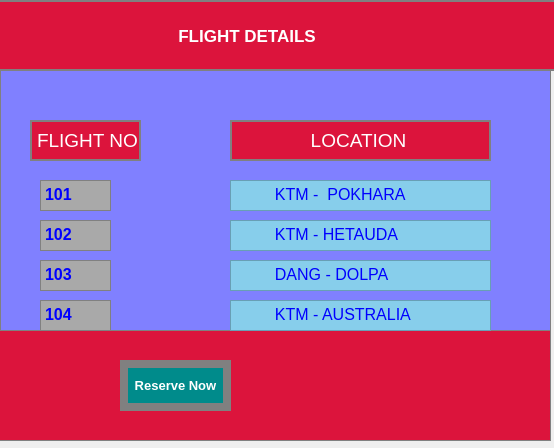
<?xml version="1.0" encoding="UTF-8"?>
<ui version="4.0">
 <class>flightsdetails</class>
 <widget class="QDialog" name="flightsdetails">
  <property name="geometry">
   <rect>
    <x>0</x>
    <y>0</y>
    <width>554</width>
    <height>448</height>
   </rect>
  </property>
  <property name="windowTitle">
   <string>Dialog</string>
  </property>
  <widget class="QLabel" name="label_2">
   <property name="geometry">
    <rect>
     <x>56</x>
     <y>112</y>
     <width>51</width>
     <height>31</height>
    </rect>
   </property>
   <property name="text">
    <string/>
   </property>
  </widget>
  <widget class="QPlainTextEdit" name="plainTextEdit">
   <property name="geometry">
    <rect>
     <x>230</x>
     <y>180</y>
     <width>261</width>
     <height>31</height>
    </rect>
   </property>
   <property name="font">
    <font>
     <pointsize>12</pointsize>
     <weight>50</weight>
     <bold>false</bold>
    </font>
   </property>
   <property name="styleSheet">
    <string notr="true">QPlainTextEdit {
  background-color: rgb( 135,206,235);
  color: blue; 

}</string>
   </property>
   <property name="plainText">
    <string>         KTM -  POKHARA</string>
   </property>
  </widget>
  <widget class="QPlainTextEdit" name="plainTextEdit_2">
   <property name="geometry">
    <rect>
     <x>230</x>
     <y>220</y>
     <width>261</width>
     <height>31</height>
    </rect>
   </property>
   <property name="font">
    <font>
     <pointsize>12</pointsize>
    </font>
   </property>
   <property name="styleSheet">
    <string notr="true">QPlainTextEdit {
  background-color: rgb( 135,206,235);
  color: blue; 

}</string>
   </property>
   <property name="plainText">
    <string>         KTM - HETAUDA</string>
   </property>
  </widget>
  <widget class="QPlainTextEdit" name="plainTextEdit_4">
   <property name="geometry">
    <rect>
     <x>230</x>
     <y>300</y>
     <width>261</width>
     <height>31</height>
    </rect>
   </property>
   <property name="font">
    <font>
     <pointsize>12</pointsize>
    </font>
   </property>
   <property name="styleSheet">
    <string notr="true">QPlainTextEdit {
  background-color: rgb( 135,206,235);
  color: blue; 

}</string>
   </property>
   <property name="plainText">
    <string>         KTM - AUSTRALIA</string>
   </property>
  </widget>
  <widget class="QTextEdit" name="textEdit">
   <property name="geometry">
    <rect>
     <x>40</x>
     <y>180</y>
     <width>71</width>
     <height>31</height>
    </rect>
   </property>
   <property name="styleSheet">
    <string notr="true">QTextEdit {
  background-color: rgb( 169,169,169);
  color: blue; 
  border: 0.5px solid gray;
}</string>
   </property>
   <property name="html">
    <string>&lt;!DOCTYPE HTML PUBLIC &quot;-//W3C//DTD HTML 4.0//EN&quot; &quot;http://www.w3.org/TR/REC-html40/strict.dtd&quot;&gt;
&lt;html&gt;&lt;head&gt;&lt;meta name=&quot;qrichtext&quot; content=&quot;1&quot; /&gt;&lt;style type=&quot;text/css&quot;&gt;
p, li { white-space: pre-wrap; }
&lt;/style&gt;&lt;/head&gt;&lt;body style=&quot; font-family:'MS Shell Dlg 2'; font-size:8.25pt; font-weight:400; font-style:normal;&quot;&gt;
&lt;p style=&quot; margin-top:0px; margin-bottom:0px; margin-left:0px; margin-right:0px; -qt-block-indent:0; text-indent:0px;&quot;&gt;&lt;span style=&quot; font-size:12pt; font-weight:600;&quot;&gt;101&lt;/span&gt;&lt;/p&gt;&lt;/body&gt;&lt;/html&gt;</string>
   </property>
  </widget>
  <widget class="QTextEdit" name="textEdit_2">
   <property name="geometry">
    <rect>
     <x>40</x>
     <y>220</y>
     <width>71</width>
     <height>31</height>
    </rect>
   </property>
   <property name="styleSheet">
    <string notr="true">QTextEdit {
  background-color: rgb( 169,169,169);
  color: blue; 
  border: 0.5px solid gray;
}</string>
   </property>
   <property name="html">
    <string>&lt;!DOCTYPE HTML PUBLIC &quot;-//W3C//DTD HTML 4.0//EN&quot; &quot;http://www.w3.org/TR/REC-html40/strict.dtd&quot;&gt;
&lt;html&gt;&lt;head&gt;&lt;meta name=&quot;qrichtext&quot; content=&quot;1&quot; /&gt;&lt;style type=&quot;text/css&quot;&gt;
p, li { white-space: pre-wrap; }
&lt;/style&gt;&lt;/head&gt;&lt;body style=&quot; font-family:'MS Shell Dlg 2'; font-size:8.25pt; font-weight:400; font-style:normal;&quot;&gt;
&lt;p style=&quot; margin-top:0px; margin-bottom:0px; margin-left:0px; margin-right:0px; -qt-block-indent:0; text-indent:0px;&quot;&gt;&lt;span style=&quot; font-size:12pt; font-weight:600;&quot;&gt;102&lt;/span&gt;&lt;/p&gt;&lt;/body&gt;&lt;/html&gt;</string>
   </property>
  </widget>
  <widget class="QTextEdit" name="textEdit_3">
   <property name="geometry">
    <rect>
     <x>40</x>
     <y>260</y>
     <width>71</width>
     <height>31</height>
    </rect>
   </property>
   <property name="styleSheet">
    <string notr="true">QTextEdit {
  background-color: rgb( 169,169,169);
  color: blue; 
  border: 0.5px solid gray;
}</string>
   </property>
   <property name="html">
    <string>&lt;!DOCTYPE HTML PUBLIC &quot;-//W3C//DTD HTML 4.0//EN&quot; &quot;http://www.w3.org/TR/REC-html40/strict.dtd&quot;&gt;
&lt;html&gt;&lt;head&gt;&lt;meta name=&quot;qrichtext&quot; content=&quot;1&quot; /&gt;&lt;style type=&quot;text/css&quot;&gt;
p, li { white-space: pre-wrap; }
&lt;/style&gt;&lt;/head&gt;&lt;body style=&quot; font-family:'MS Shell Dlg 2'; font-size:8.25pt; font-weight:400; font-style:normal;&quot;&gt;
&lt;p style=&quot; margin-top:0px; margin-bottom:0px; margin-left:0px; margin-right:0px; -qt-block-indent:0; text-indent:0px;&quot;&gt;&lt;span style=&quot; font-size:12pt; font-weight:600;&quot;&gt;103&lt;/span&gt;&lt;/p&gt;&lt;/body&gt;&lt;/html&gt;</string>
   </property>
  </widget>
  <widget class="QTextEdit" name="textEdit_5">
   <property name="geometry">
    <rect>
     <x>40</x>
     <y>300</y>
     <width>71</width>
     <height>31</height>
    </rect>
   </property>
   <property name="styleSheet">
    <string notr="true">QTextEdit {
  background-color: rgb( 169,169,169);
  color: blue; 
  border: 0.5px solid gray;
}</string>
   </property>
   <property name="html">
    <string>&lt;!DOCTYPE HTML PUBLIC &quot;-//W3C//DTD HTML 4.0//EN&quot; &quot;http://www.w3.org/TR/REC-html40/strict.dtd&quot;&gt;
&lt;html&gt;&lt;head&gt;&lt;meta name=&quot;qrichtext&quot; content=&quot;1&quot; /&gt;&lt;style type=&quot;text/css&quot;&gt;
p, li { white-space: pre-wrap; }
&lt;/style&gt;&lt;/head&gt;&lt;body style=&quot; font-family:'MS Shell Dlg 2'; font-size:8.25pt; font-weight:400; font-style:normal;&quot;&gt;
&lt;p style=&quot; margin-top:0px; margin-bottom:0px; margin-left:0px; margin-right:0px; -qt-block-indent:0; text-indent:0px;&quot;&gt;&lt;span style=&quot; font-size:12pt; font-weight:600;&quot;&gt;104&lt;/span&gt;&lt;/p&gt;&lt;/body&gt;&lt;/html&gt;</string>
   </property>
  </widget>
  <widget class="QPlainTextEdit" name="plainTextEdit_3">
   <property name="geometry">
    <rect>
     <x>230</x>
     <y>260</y>
     <width>261</width>
     <height>31</height>
    </rect>
   </property>
   <property name="font">
    <font>
     <pointsize>12</pointsize>
    </font>
   </property>
   <property name="styleSheet">
    <string notr="true">QPlainTextEdit {
  background-color: rgb( 135,206,235);
  color: blue; 

}</string>
   </property>
   <property name="plainText">
    <string>         DANG - DOLPA</string>
   </property>
  </widget>
  <widget class="QPlainTextEdit" name="plainTextEdit_5">
   <property name="geometry">
    <rect>
     <x>-40</x>
     <y>0</y>
     <width>601</width>
     <height>71</height>
    </rect>
   </property>
   <property name="font">
    <font>
     <pointsize>13</pointsize>
     <weight>75</weight>
     <bold>true</bold>
    </font>
   </property>
   <property name="styleSheet">
    <string notr="true">QPlainTextEdit {

  background-color: rgb( 220,20,60);
  color: white; 
  border: 2px solid gray;
}

</string>
   </property>
   <property name="plainText">
    <string>                    
                                             FLIGHT DETAILS</string>
   </property>
  </widget>
  <widget class="QPushButton" name="pushButton">
   <property name="geometry">
    <rect>
     <x>120</x>
     <y>360</y>
     <width>111</width>
     <height>51</height>
    </rect>
   </property>
   <property name="font">
    <font>
     <pointsize>10</pointsize>
     <weight>75</weight>
     <bold>true</bold>
    </font>
   </property>
   <property name="styleSheet">
    <string notr="true">QPushButton {
  background-color: rgb(  0,139,139);
  color: white; 
  border: 8px solid gray;
}

QPushButton:pressed {
    background-color: qlineargradient(x1: 0, y1: 0, x2: 0, y2: 1,
                                      stop: 0 #FF7832, stop: 1 #FF9739);
}</string>
   </property>
   <property name="text">
    <string>Reserve Now</string>
   </property>
  </widget>
  <widget class="QLabel" name="label">
   <property name="geometry">
    <rect>
     <x>0</x>
     <y>-20</y>
     <width>551</width>
     <height>351</height>
    </rect>
   </property>
   <property name="styleSheet">
    <string notr="true">QLabel {
  background-color: rgb(128, 128, 255);
  color: white; 
  border: 1px solid gray;
}

</string>
   </property>
   <property name="text">
    <string/>
   </property>
   <property name="pixmap">
    <pixmap>../Contacts/Desktop/636576636616121617PS.png</pixmap>
   </property>
   <property name="scaledContents">
    <bool>true</bool>
   </property>
  </widget>
  <widget class="QLabel" name="label_3">
   <property name="geometry">
    <rect>
     <x>30</x>
     <y>120</y>
     <width>111</width>
     <height>41</height>
    </rect>
   </property>
   <property name="font">
    <font>
     <pointsize>14</pointsize>
    </font>
   </property>
   <property name="styleSheet">
    <string notr="true">QLabel {
  background-color: rgb( 220,20,60);
  color: white; 
  border: 2px solid gray;
}</string>
   </property>
   <property name="text">
    <string>FLIGHT NO:</string>
   </property>
  </widget>
  <widget class="QLabel" name="label_4">
   <property name="geometry">
    <rect>
     <x>230</x>
     <y>120</y>
     <width>261</width>
     <height>41</height>
    </rect>
   </property>
   <property name="font">
    <font>
     <pointsize>14</pointsize>
    </font>
   </property>
   <property name="styleSheet">
    <string notr="true">QLabel {
  background-color: rgb( 220,20,60);
  color: white; 
  border: 2px solid gray;
}</string>
   </property>
   <property name="text">
    <string>              LOCATION</string>
   </property>
  </widget>
  <widget class="QLabel" name="label_5">
   <property name="geometry">
    <rect>
     <x>-20</x>
     <y>330</y>
     <width>571</width>
     <height>111</height>
    </rect>
   </property>
   <property name="font">
    <font>
     <pointsize>11</pointsize>
    </font>
   </property>
   <property name="styleSheet">
    <string notr="true">QLabel {
  background-color: rgb(220, 20, 60);
  color: white; 
  border: 1px solid gray;
}

</string>
   </property>
   <property name="text">
    <string/>
   </property>
  </widget>
  <zorder>label_5</zorder>
  <zorder>label</zorder>
  <zorder>label_2</zorder>
  <zorder>plainTextEdit</zorder>
  <zorder>plainTextEdit_2</zorder>
  <zorder>plainTextEdit_4</zorder>
  <zorder>textEdit</zorder>
  <zorder>textEdit_2</zorder>
  <zorder>textEdit_3</zorder>
  <zorder>textEdit_5</zorder>
  <zorder>plainTextEdit_3</zorder>
  <zorder>plainTextEdit_5</zorder>
  <zorder>pushButton</zorder>
  <zorder>label_3</zorder>
  <zorder>label_4</zorder>
 </widget>
 <resources/>
 <connections/>
</ui>
